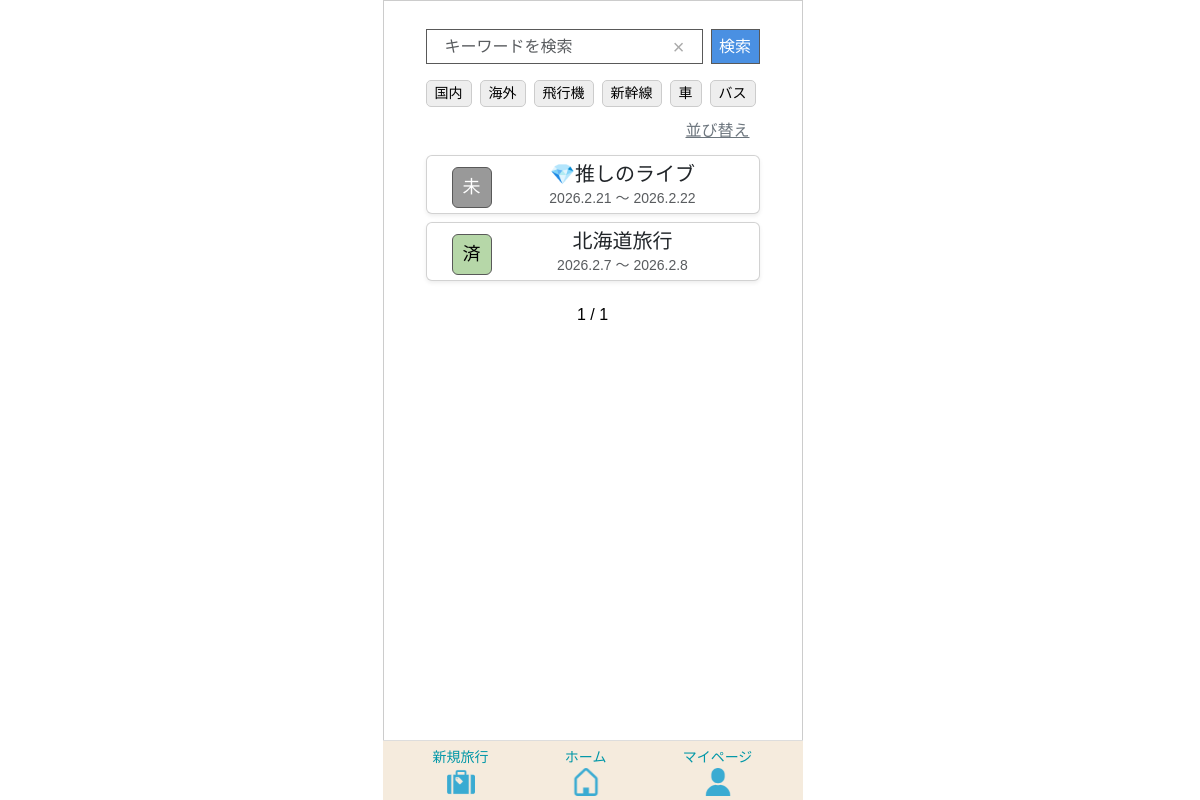
Page /home/ (signed in) on the earlier database version.
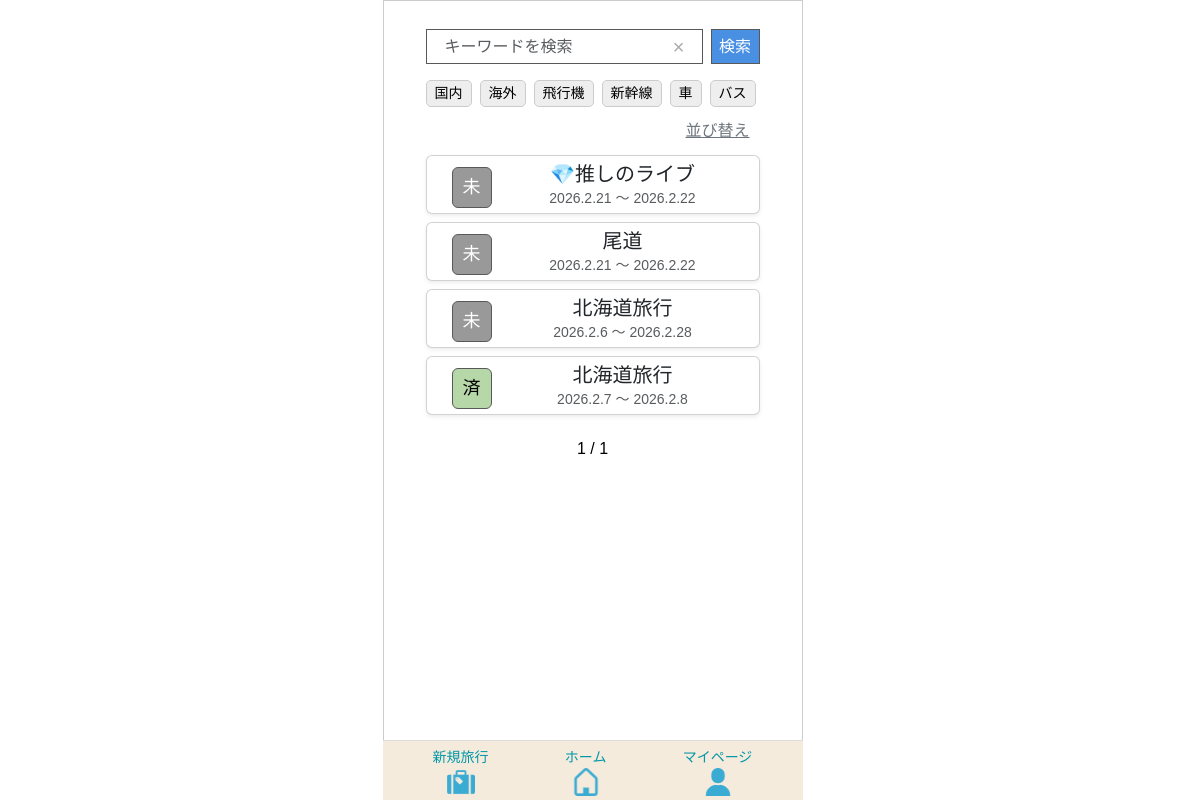
Same page on the later database version.
### app/models/travel.py (models this page shows, shortened)
class Transport(models.Model):
    class TransportType(models.IntegerChoices):
     AIRPLANE   = 0, _("飛行機")
     SHINKANSEN = 1, _("新幹線")
     CAR        = 2, _("車")
     BUS        = 3, _("バス")
     TRAIN      = 4, _("電車")
     OTHER      = 5, _("その他")
    transport_id = models.AutoField(
        primary_key=True,
        verbose_name=_("交通手段ID")
    )
    transport_type = models.IntegerField(
    choices=TransportType.choices,
    verbose_name=_("交通手段")
    )
    created_at = models.DateTimeField(
        auto_now_add=True,
        verbose_name=_("作成日")
    )
    updated_at = models.DateTimeField(
       auto_now=True,
        verbose_name=_("更新日")
    )
    class Meta:
        verbose_name = _("交通手段")
        verbose_name_plural = _("交通手段")

class Travel_info(models.Model):
    class StayType(models.IntegerChoices):
        DAY_TRIP = 0, _("日帰り")
        STAY     = 1, _("宿泊")
    class LocationType(models.IntegerChoices):
        DOMESTIC = 0, _("国内")
        OVERSEAS = 1, _("海外")
    class StatusType(models.IntegerChoices):
        NOT_DONE  = 0, _("未")
        COMPLETE  = 1, _("完")
        PROCESSED = 2, _("済")
    travel_info_id = models.AutoField(
        primary_key=True,
        verbose_name=_("旅行情報ID")
    )
    user = models.ForeignKey(
        settings.AUTH_USER_MODEL,
        on_delete=models.CASCADE,
        verbose_name=_("ユーザーID")
    )
    travel_title = models.CharField(
        max_length=100,
        verbose_name=_("旅行タイトル")
    )
    start_date = models.DateField(
        verbose_name=_("開始日")
    )
    end_date = models.DateField(
        verbose_name=_("終了日")
    )
    stay_type = models.IntegerField(
        choices=StayType.choices,
        verbose_name=_("宿泊タイプ")
    )
    location = models.IntegerField(
        choices=LocationType.choices,
        verbose_name=_("場所"),
    )
    memo = models.CharField(
        max_length=230,
        blank=True,
        verbose_name=_("メモ")
    )
    status = models.IntegerField(
        choices=StatusType.choices,
        default=0,
        verbose_name=_("ステータス")
    )
    transport = models.ManyToManyField(
        "Transport",
        through="Travelmode",
        verbose_name=_("交通手段")
    )
    created_at = models.DateTimeField(
        auto_now_add=True,
        verbose_name=_("作成日")
    )
    updated_at = models.DateTimeField(
       auto_now=True,
        verbose_name=_("更新日")
    )
    class Meta:
        verbose_name = _("旅行情報")
        verbose_name_plural = _("旅行情報")

### app/views/home.py (the view)
# urls.py: path('home/', HomeView.as_view(), name='home'),
class HomeView(LoginRequiredMixin, TemplateView):
    template_name = "home/home.html"
    login_url = "/"
    def get(self, request, *args, **kwargs):
        if request.session.get("creating_travel"):
            Template.objects.filter(
                travel_info__isnull=True,
                user=request.user
            ).delete()
            request.session["creating_travel"] = False
        keyword = request.GET.get("keyword", "")
        travel_type = request.GET.getlist("travel_type")
        transport_filter = [t for t in request.GET.getlist("transport") if t]
        sort = request.GET.get("sort", "")
        travels = Travel_info.objects.filter(user=request.user)
        if keyword:
            travels = travels.filter(travel_title__icontains=keyword)
        if travel_type:
            travels = travels.filter(location__in=travel_type)
        if transport_filter:
            travels = travels.filter(
                transport__transport_type__in=transport_filter
            )
        today = timezone.now().date()
        completed_travel_ids = (
            TravelItem.objects
            .filter(travel_category__template__travel_info__user=request.user)
            .values("travel_category__template__travel_info")
            .annotate(
                total=Count("id"),
                done=Count("id", filter=Q(item_checked=TravelItem.ItemChecked.YES))
            )
            .filter(total=F("done"))
            .values_list("travel_category__template__travel_info", flat=True)
        )
        travels = travels.annotate(
            display_status=Case(
                When(end_date__lt=today, then=Value("済")),
                When(travel_info_id__in=completed_travel_ids, then=Value("完")),
                default=Value("未"),
                output_field=CharField()
            )
        )
        travels = travels.annotate(
            status_order=Case(
                When(display_status="完", then=0),
                When(display_status="未", then=1),
                When(display_status="済", then=2),
                default=3,
                output_field=IntegerField(),
            )
        )
        if sort == "title_asc":
            travels = travels.order_by("travel_title")
        elif sort == "title_desc":
            travels = travels.order_by("-travel_title")
        elif sort == "date_asc":
            travels = travels.order_by("start_date")
        elif sort == "date_desc":
            travels = travels.order_by("-start_date")
        else:
            travels = travels.order_by("status_order", "-start_date")
        paginator = Paginator(travels, 5)
        page = request.GET.get("page")
        travels_page = paginator.get_page(page)
        tags = Transport.objects.exclude(
            transport_type=Transport.TransportType.OTHER
        )
        return render(request, self.template_name, {
            "travels": travels_page,
            "keyword": keyword,
            "tags": tags,
            "travel_type": travel_type,
            "transport": transport_filter,
            "sort": sort,
        })

### templates/home/home.html (shortened to what this page needs)
{% extends 'base.html' %}
{% load static %}
{% block extra_css %}
{{ block.super }}
<link rel="stylesheet" href="{% static 'tabipre/css/home.css' %}">
{% endblock %}
{% block content %}
<div class="container mt-3">
    <form method="GET" id="searchForm" class="d-flex mt-2 mb-3 position-relative">
        <span id="clearBtn" class="clear-btn">&times;</span>
        <input type="text" name="keyword" id="keywordInput"
               value="{{ keyword }}"
               class="form-control me-2 search-input"
               placeholder="キーワードを検索">
        <button class="search-btn">検索</button>
    </form>
    <div class="d-flex flex-row flex-nowrap overflow-auto mb-1">
        <a href="#"
           class="tag-badge {% if '0' in travel_type %}selected{% endif %}"
           data-type="travel_type" data-value="0">国内</a>
        <a href="#"
           class="tag-badge {% if '1' in travel_type %}selected{% endif %}"
           data-type="travel_type" data-value="1">海外</a>
        {% for tag in tags %}
            <a href="#"
               class="tag-badge {% if tag.transport_type|stringformat:'s' in transport %}selected{% endif %}"
               data-type="transport"
               data-value="{{ tag.transport_type }}">
                {{ tag.get_transport_type_display }}
            </a>
        {% endfor %}
    </div>
    <div class="sort-btn-wrapper mb-2">
        <a href="#" class="sort-btn" data-bs-toggle="modal" data-bs-target="#sortModal">
            並び替え
        </a>
    </div>
    {% for t in travels %}
        <a href="{% url 'app:travel_detail' t.travel_info_id %}" class="text-decoration-none text-dark">
            <div class="card mb-2 shadow-sm">
                <div class="card-body d-flex align-items-center">
                    <div class="align-items-center">
                        {% if t.display_status == "未" %}
                            <span class="badge-t status-mi">未</span>
                        {% elif t.display_status == "完" %}
                            <span class="badge-t status-kan">完</span>
                        {% elif t.display_status == "済" %}
                            <span class="badge-t status-zumi">済</span>
                        {% endif %}
                    </div>
                    <div class="flex-grow-1 d-flex flex-column justify-content-center text-center">
                        <h5 class="card-title">{{ t.travel_title }}</h5>
                        <p class="card-text text-muted">
                            {{ t.start_date|date:"Y.n.j" }} 〜 {{ t.end_date|date:"Y.n.j" }}
                        </p>
                    </div>
                </div>
            </div>
        </a>
    {% empty %}
        <p class="text-center text-muted">旅行がありません</p>
    {% endfor %}
    <div class="d-flex justify-content-center mt-3">
        <nav>
            <ul class="pagination">
                {% if travels.has_previous %}
                    <li class="page-item">
                        <a class="page-link"
                           href="?page={{ travels.previous_page_number }}&keyword={{ keyword }}&sort={{ sort }}">
                           前へ
                        </a>
                    </li>
                {% else %}
                    <li class="page-item disabled">
                    </li>
                {% endif %}
                <li class="page-item active">
                    <span class="page-link">
                        {{ travels.number }} / {{ travels.paginator.num_pages }}
                    </span>
                </li>
                {% if travels.has_next %}
                    <li class="page-item">
                        <a class="page-link"
                           href="?page={{ travels.next_page_number }}&keyword={{ keyword }}&sort={{ sort }}">
                           次へ
                        </a>
                    </li>
                {% else %}
                    <li class="page-item disabled">
                    </li>
                {% endif %}
            </ul>
        </nav>
    </div>
</div>
{% endblock %}

Differences in the rows shown:
added Travel_info: shows "未", travel_title "尾道", start_date "2026.2.21", end_date "2026.2.22"
added Travel_info: shows "未", travel_title "北海道旅行", start_date "2026.2.6", end_date "2026.2.28"
